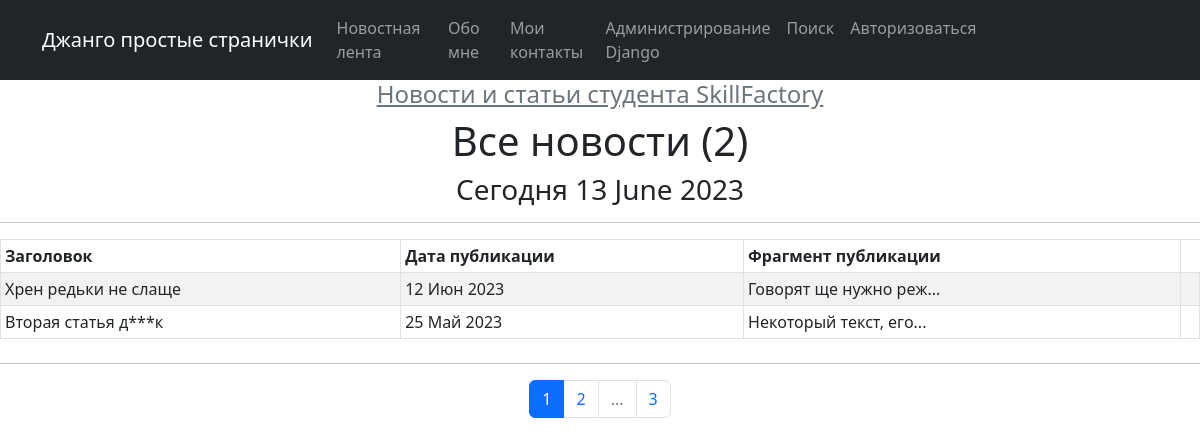
Page /news/ on the committed database.
### News/models.py (models this page shows, shortened)
class Post(models.Model):
    NEWS = 'news'
    ARTICLE = 'article'
    CATEGORY_CHOISES = (
        (NEWS, 'Новость'),
        (ARTICLE, 'Статья'),
    )
    postauthor = models.ForeignKey(Author, on_delete=models.CASCADE)
    postnewstype = models.CharField(max_length=8, choices=CATEGORY_CHOISES, default=NEWS)
    postdatecreate = models.DateTimeField(auto_now_add=True)
    postcat = models.ManyToManyField(Category, through='PostCategory')
    posttitle = models.CharField(max_length=124)
    posttext = models.TextField()
    postrating = models.IntegerField(default=0)
    def preview(self, pre_len=20):
        return '{0}{1}'.format(self.posttext[:pre_len], '...') if len(self.posttext) > pre_len else self.posttext
    def categorys(self):
        return ', '.join([x.category for x in self.postcat.all()])
    class Meta:
        verbose_name = 'Сообщение'
        verbose_name_plural = 'Сообщения'

### News/views.py (the view)
# urls.py: path('', NewsList.as_view(), name='posts_list'),
class NewsList(ListView):
    paginate_by = 2
    model = Post
    template_name = 'news.html'
    context_object_name = 'news'
    ordering = '-postdatecreate'

### News/models.py (called while the page is built)
    def __str__(self):
        return f'{self.category.title()}'

### News/templatetags/custom_filters.py (called while the page is built)
@register.filter()
def censor(value):
   value = [x for x in value.split(" ") if x]
   cen_sor = ' '.join([
      f"{word[0]}{(len(word)-2) * '*'}{word[-1]}" if word.lower() in UNACCEPTABLE_WORDS else value[i]
      for i, word in enumerate(value)
   ])
   return cen_sor

### News/templatetags/custom_tags.py (called while the page is built)
@register.simple_tag()
def current_time(format_string='M d Y'):
   return datetime.utcnow().strftime(format_string)

@register.simple_tag(takes_context=True)
def url_replace(context, **kwargs):
   d = context['request'].GET.copy()
   for k, v in kwargs.items():
      d[k] = v
   return d.urlencode()

### templates/news.html (shortened to what this page needs)
{% extends 'flatpages/default.html' %}
{% load custom_filters %}
{% load custom_tags %}
{% block content %}
    {% if news %}
   <h1 class="text-center">Все новости ({{ news|length }})</h1>
   <h3 class="text-center">Сегодня {% current_time '%d %B %Y' %}</h3>
   <hr>
       <table class="table table-sm table table-hover table table-bordered table table-striped">
           <thead>
                <tr>
                   <th scope="col">Заголовок</th>
                   <th scope="col">Дата публикации</th>
                   <th scope="col">Фрагмент публикации</th>
               </tr>
           </thead>
            <tbody>
               {% for new in news %}
               <tr onclick="window.location='{{ new.id }}';" data-bs-toggle="tooltip" data-bs-placement="top" title="Кликните на строке, чтобу увидеть всю публикацию">
                   <td>{{ new.posttitle|censor }}</td>
                   <td>{{ new.postdatecreate|date:'d M Y' }}</td>
                   <td>{{ new.preview|censor }}</td>
                   <td>
                   </td>
               </tr>
           {% endfor %}
           </tbody>
       </table>
<hr class="mt-4">
<div class="row">
    <nav aria-label="Page navigation example">
        <ul class="pagination justify-content-center">
            <li class="page-item active" aria-current="page"><a class="page-link" href="#">{{ page_obj.number }}</a></li>
            {% if page_obj.has_next %}
                <li class="page-item"><a class="page-link" href="?{% url_replace page=page_obj.next_page_number %}">{{ page_obj.next_page_number }}</a></li>
               {% if paginator.num_pages != page_obj.next_page_number %}
                   <li class="page-item disabled"><a class="page-link" href="#">...</a></li>
                   <li class="page-item"><a class="page-link" href="?{% url_replace page=page_obj.paginator.num_pages %}">{{ page_obj.paginator.num_pages }}</a></li>
               {% endif %}
                {% endif %}
        </ul>
    </nav>
</div>
{% else %}
   <h2>Новостей нету!</h2>
{% endif %}
{% endblock content %}

### rows in the picture
Post: posttitle|censor "Хрен редьки не слаще", postdatecreate "12 Июн 2023", preview|censor "Говорят ще нужно реж..."
Post: posttitle|censor "Вторая статья д***к", postdatecreate "25 Май 2023", preview|censor "Некоторый текст, его..."

### other values in the picture
{{ news|length }} "2"
{{ page_obj.number }} "1"
{{ page_obj.next_page_number }} "2"
{{ page_obj.paginator.num_pages }} "3"
